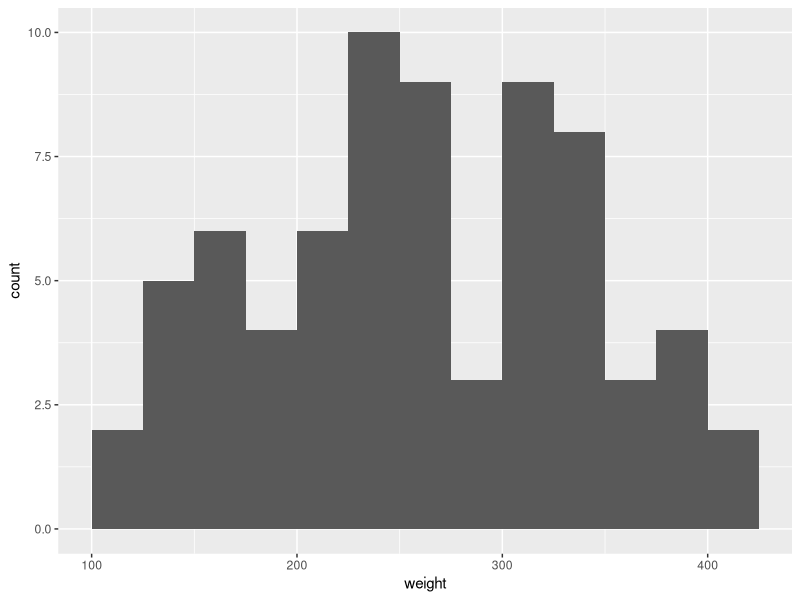
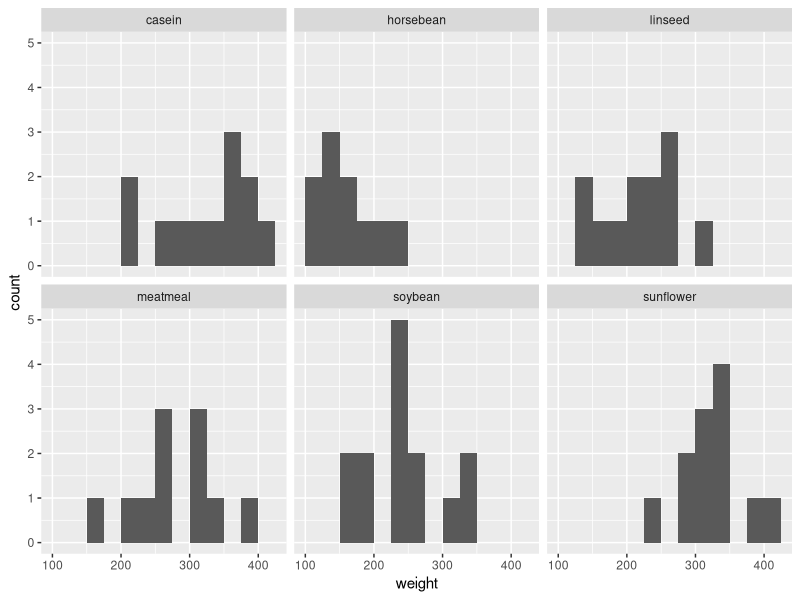

Source code (R) for these figures, in order:
## ---- chunk 1
library(knitr)
library(ggplot2)
opts_chunk$set(fig.align="center", fig.height=4, fig.width=5.5)
## ---- chunk 2
head(chickwts)
## ---- chunk 3
ggplot(chickwts, aes(weight)) +
  geom_histogram(binwidth = 25, center = 112.5)
## ---- chunk 4
ggplot(chickwts, aes(weight)) +
  geom_histogram(binwidth = 25, center = 112.5) +
  facet_wrap(vars(feed))
